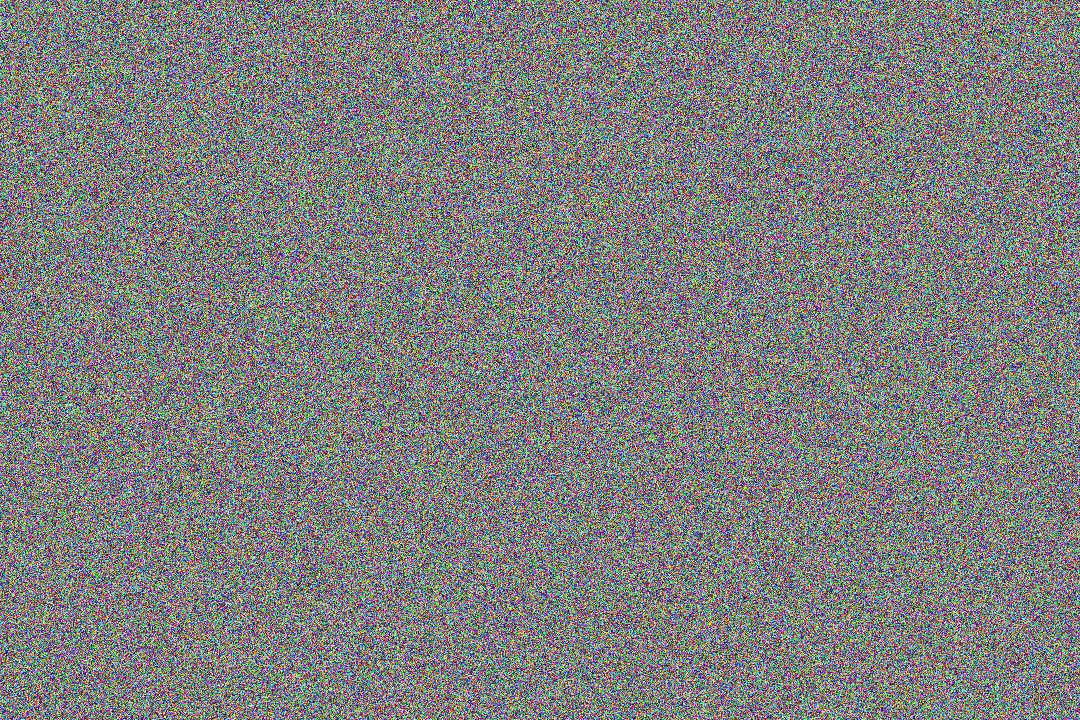
#> input picture 02.python_automation/랜덤이미지/1.jpg, 1080 x 720 px, found by its file name; its folder holds 4 pictures in this run
$ python '09.완)이미지크기100개바꾸기.py'
#> lines starting #> are read from the running program, lines starting #| are printed output that depends on the picture
import os
from PIL import Image

# 정리할 확장자
extension_list = ['.jpg', '.png', '.jpeg', '.gif']
# 정리할 폴더
target = '02.python_automation/랜덤이미지'

# 만들 폴더
destination=os.path.join(target, '크기변경')

# 폴더가 없다면 만들기
if not os.path.exists(destination):
    os.mkdir(destination)

# 현재 폴더 내 모든 파일 출력
file_list = os.listdir(target)

# 반복문 통해 각 파일의 확장자를 확인해준다.
for file in file_list:
    name, ext = os.path.splitext(file)
    if ext in extension_list:
        # 이미지 열기
        img_path = os.path.join(target, file)
        img = Image.open(img_path)
#> img is the input picture: PIL image 1080x720 RGB; mean R, G, B 127, 127.1, 126.9

        # 이미지 크기 수정
        width = int(img.width * 0.5)
#> width = 540
        height = int(img.height * 0.5)
#> height = 360
        resize = img.resize((width, height))
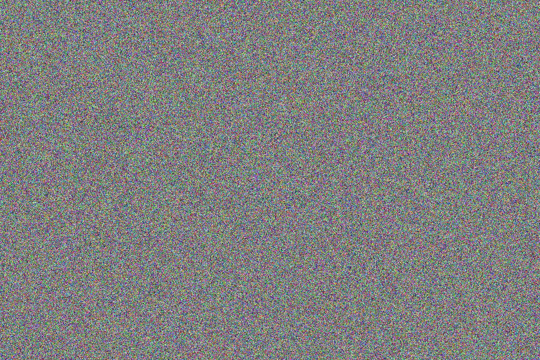
#> resize: PIL image 540x360 RGB; mean R, G, B 127, 127.1, 126.9

        # 이미지 저장
        save_path = os.path.join(destination, file)
        resize.save(save_path)
#> pass 2 of the loop `for file in file_list:`:
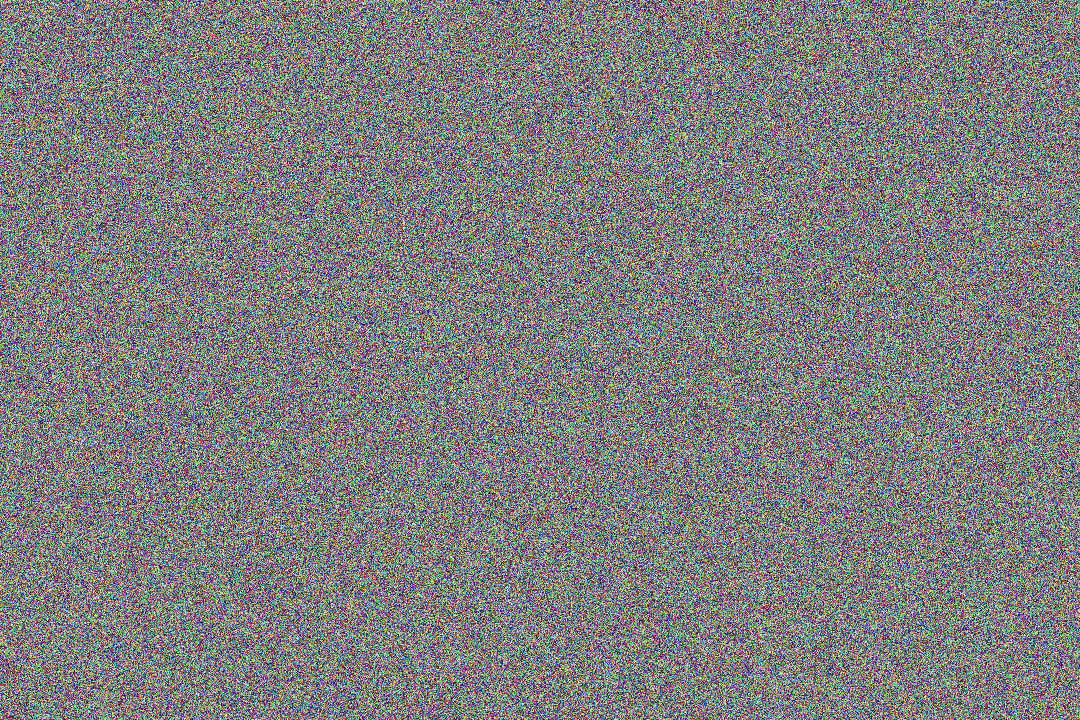
#> input picture 02.python_automation/랜덤이미지/10.jpg, 1080 x 720 px, found by its file name
#> img is the input picture: PIL image 1080x720 RGB; mean R, G, B 127, 127, 127.1
#> `resize = img.resize((width, height))`:
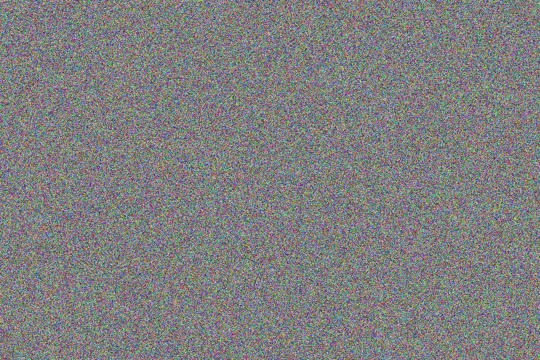
#> resize: PIL image 540x360 RGB; mean R, G, B 127, 127, 127.1
#> pass 3 of the loop `for file in file_list:`:
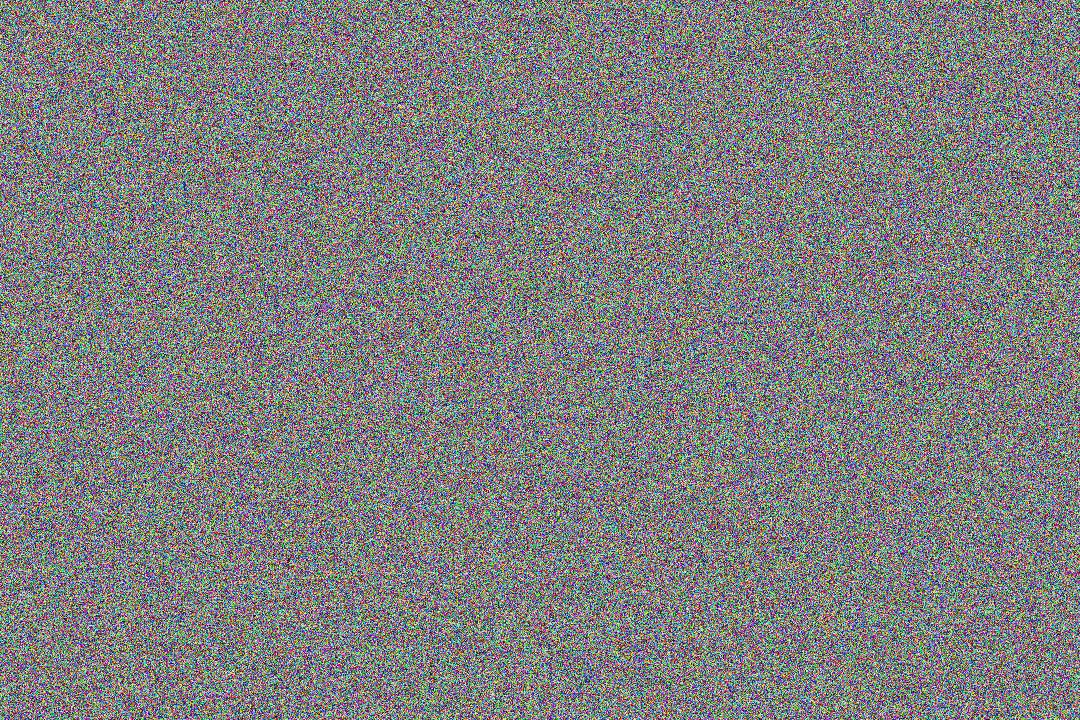
#> input picture 02.python_automation/랜덤이미지/100.jpg, 1080 x 720 px, found by its file name
#> img is the input picture: PIL image 1080x720 RGB; mean R, G, B 127.1, 127.1, 127.1
#> `resize = img.resize((width, height))`:
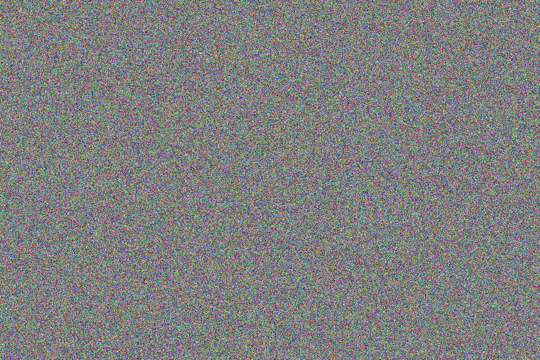
#> resize: PIL image 540x360 RGB; mean R, G, B 127.1, 127.1, 127.1
#> the loop made 4 passes; the first 3 are shown
